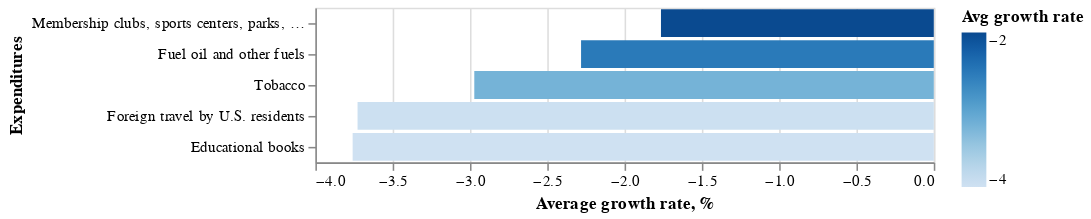

Here is the notebook cell this chart was saved with:
### Markdown cell above
##### Ниже Вы можете увидеть те части потребления, расходы на которые росли в среднем меньше всего, и даже упали

### Code cell
alt.Chart(df4).mark_bar().encode(
alt.X("Avg growth rate", title="Average growth rate, %"),
alt.Y("index", title='Expenditures', sort='-x'),
color='Avg growth rate', tooltip='Goods')

### Figure 1 — Vega-Lite specification as saved in the notebook (floating-point values rounded to 4 significant figures)
{"config": {"view": {"continuousWidth": 400, "continuousHeight": 300}}, "data": {"name": "data-975a4dd1d3b1053337ed7f09a0f31070"}, "mark": "bar", "encoding": {"color": {"field": "Avg growth rate", "type": "quantitative"}, "tooltip": {"field": "Goods", "type": "nominal"}, "x": {"field": "Avg growth rate", "title": "Average growth rate, %", "type": "quantitative"}, "y": {"field": "index", "sort": "-x", "title": "Expenditures", "type": "nominal"}}, "$schema": "https://vega.github.io/schema/vega-lite/v4.17.0.json", "datasets": {"data-975a4dd1d3b1053337ed7f09a0f31070": [{"index": "Membership clubs, sports centers, parks, theaters, and museums ", "Avg growth rate": -1.765, "Goods": "Membership clubs, sports centers, parks, theaters, and museums ", "2002": 121053, "2003": 124272, "2004": 128979, "2005": 134384, "2006": 139902, "2007": 146386, "2008": 147350, "2009": 145133, "2010": 149621, "2011": 150808, "2012": 153667, "2013": 157680, "2014": 162670, "2015": 167836, "2016": 173263, "2017": 179246, "2018": 185036, "2019": 189204, "2020": 87861}, {"index": "Fuel oil and other fuels ", "Avg growth rate": -2.281, "Goods": "Fuel oil and other fuels ", "2002": 45608, "2003": 46024, "2004": 43888, "2005": 38070, "2006": 35562, "2007": 35939, "2008": 31132, "2009": 35080, "2010": 31731, "2011": 27390, "2012": 24126, "2013": 25554, "2014": 26797, "2015": 28228, "2016": 28495, "2017": 28319, "2018": 27158, "2019": 27158, "2020": 30104}, {"index": "Tobacco ", "Avg growth rate": -2.972, "Goods": "Tobacco ", "2002": 129786, "2003": 128209, "2004": 131509, "2005": 130139, "2006": 132966, "2007": 129762, "2008": 122082, "2009": 110657, "2010": 103514, "2011": 99244, "2012": 95000, "2013": 90380, "2014": 86583, "2015": 86192, "2016": 84800, "2017": 81218, "2018": 79413, "2019": 76315, "2020": 75399}, {"index": "Foreign travel by U.S. residents ", "Avg growth rate": -3.727, "Goods": "Foreign travel by U.S. residents ", "2002": 111291, "2003": 106717, "2004": 113621, "2005": 116279, "2006": 121067, "2007": 118780, "2008": 113511, "2009": 116433, "2010": 119128, "2011": 119480, "2012": 124969, "2013": 120342, "2014": 126795, "2015": 139529, "2016": 149948, "2017": 161087, "2018": 173389, "2019": 187801, "2020": 56172}, {"index": "Educational books ", "Avg growth rate": -3.759, "Goods": "Educational books ", "2002": 17182, "2003": 16517, "2004": 15821, "2005": 15032, "2006": 13983, "2007": 12603, "2008": 11986, "2009": 11099, "2010": 10918, "2011": 10320, "2012": 9549, "2013": 8939, "2014": 8758, "2015": 8376, "2016": 8367, "2017": 8155, "2018": 8204, "2019": 8283, "2020": 8621}]}}
